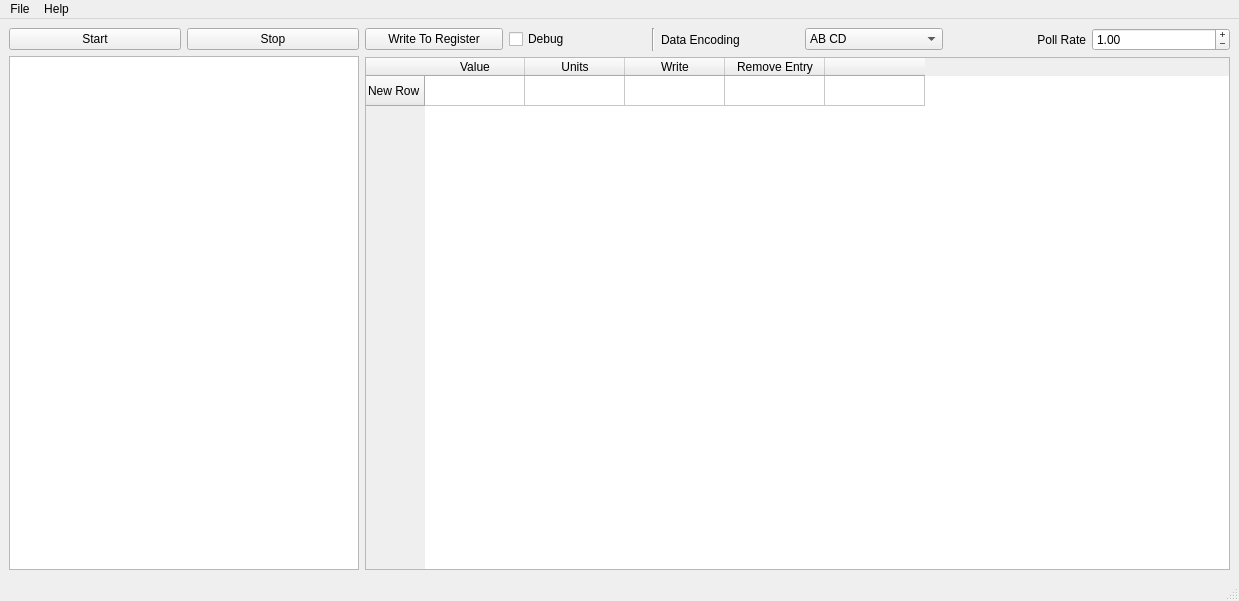
<?xml version="1.0" encoding="UTF-8"?>
<ui version="4.0">
 <class>MainWindow</class>
 <widget class="QMainWindow" name="MainWindow">
  <property name="geometry">
   <rect>
    <x>0</x>
    <y>0</y>
    <width>1239</width>
    <height>601</height>
   </rect>
  </property>
  <property name="windowTitle">
   <string>Modbus Master Tool</string>
  </property>
  <property name="windowIcon">
   <iconset>
    <normaloff>../modbus.png</normaloff>../modbus.png</iconset>
  </property>
  <widget class="QWidget" name="centralwidget">
   <layout class="QHBoxLayout" name="horizontalLayout_3">
    <item>
     <layout class="QVBoxLayout" name="verticalLayout_2">
      <item>
       <layout class="QHBoxLayout" name="horizontalLayout">
        <item>
         <widget class="QPushButton" name="btnStart">
          <property name="text">
           <string>Start</string>
          </property>
         </widget>
        </item>
        <item>
         <widget class="QPushButton" name="btnStop">
          <property name="text">
           <string>Stop</string>
          </property>
         </widget>
        </item>
       </layout>
      </item>
      <item>
       <widget class="QTreeWidget" name="treeWidget">
        <property name="maximumSize">
         <size>
          <width>350</width>
          <height>16777215</height>
         </size>
        </property>
        <property name="rootIsDecorated">
         <bool>true</bool>
        </property>
        <property name="uniformRowHeights">
         <bool>false</bool>
        </property>
        <property name="itemsExpandable">
         <bool>true</bool>
        </property>
        <property name="animated">
         <bool>true</bool>
        </property>
        <property name="headerHidden">
         <bool>true</bool>
        </property>
        <attribute name="headerVisible">
         <bool>false</bool>
        </attribute>
        <column>
         <property name="text">
          <string notr="true">1</string>
         </property>
        </column>
       </widget>
      </item>
     </layout>
    </item>
    <item>
     <layout class="QVBoxLayout" name="verticalLayout">
      <item>
       <layout class="QHBoxLayout" name="horizontalLayout_2">
        <item>
         <widget class="QPushButton" name="btnWrite">
          <property name="text">
           <string>Write To Register</string>
          </property>
         </widget>
        </item>
        <item>
         <widget class="QCheckBox" name="checkDebug">
          <property name="text">
           <string>Debug</string>
          </property>
         </widget>
        </item>
        <item>
         <widget class="Line" name="line">
          <property name="orientation">
           <enum>Qt::Vertical</enum>
          </property>
         </widget>
        </item>
        <item>
         <widget class="QLabel" name="label_2">
          <property name="text">
           <string>Data Encoding</string>
          </property>
         </widget>
        </item>
        <item>
         <widget class="QComboBox" name="comboBoxDataEncode">
          <item>
           <property name="text">
            <string>AB CD</string>
           </property>
          </item>
          <item>
           <property name="text">
            <string>CD AB</string>
           </property>
          </item>
          <item>
           <property name="text">
            <string>BA DC</string>
           </property>
          </item>
          <item>
           <property name="text">
            <string>DC BA</string>
           </property>
          </item>
         </widget>
        </item>
        <item>
         <widget class="QLabel" name="label">
          <property name="text">
           <string>Poll Rate</string>
          </property>
          <property name="alignment">
           <set>Qt::AlignRight|Qt::AlignTrailing|Qt::AlignVCenter</set>
          </property>
         </widget>
        </item>
        <item>
         <widget class="QDoubleSpinBox" name="spinBoxPollRate">
          <property name="buttonSymbols">
           <enum>QAbstractSpinBox::PlusMinus</enum>
          </property>
          <property name="singleStep">
           <double>0.100000000000000</double>
          </property>
          <property name="value">
           <double>1.000000000000000</double>
          </property>
         </widget>
        </item>
       </layout>
      </item>
      <item>
       <widget class="QTableWidget" name="tableWidget">
        <property name="gridStyle">
         <enum>Qt::SolidLine</enum>
        </property>
        <property name="cornerButtonEnabled">
         <bool>false</bool>
        </property>
        <attribute name="horizontalHeaderVisible">
         <bool>true</bool>
        </attribute>
        <attribute name="horizontalHeaderShowSortIndicator" stdset="0">
         <bool>false</bool>
        </attribute>
        <attribute name="horizontalHeaderStretchLastSection">
         <bool>false</bool>
        </attribute>
        <attribute name="verticalHeaderVisible">
         <bool>true</bool>
        </attribute>
        <attribute name="verticalHeaderCascadingSectionResizes">
         <bool>false</bool>
        </attribute>
        <attribute name="verticalHeaderShowSortIndicator" stdset="0">
         <bool>false</bool>
        </attribute>
        <attribute name="verticalHeaderStretchLastSection">
         <bool>false</bool>
        </attribute>
        <row>
         <property name="text">
          <string>New Row</string>
         </property>
        </row>
        <column>
         <property name="text">
          <string>Value</string>
         </property>
        </column>
        <column>
         <property name="text">
          <string>Units</string>
         </property>
        </column>
        <column>
         <property name="text">
          <string>Write</string>
         </property>
        </column>
        <column>
         <property name="text">
          <string>Remove Entry</string>
         </property>
        </column>
        <column>
         <property name="text">
          <string/>
         </property>
        </column>
        <item row="0" column="0">
         <property name="text">
          <string/>
         </property>
         <property name="flags">
          <set>ItemIsEnabled</set>
         </property>
        </item>
        <item row="0" column="1">
         <property name="text">
          <string/>
         </property>
         <property name="flags">
          <set>ItemIsEnabled</set>
         </property>
        </item>
        <item row="0" column="2">
         <property name="text">
          <string/>
         </property>
         <property name="flags">
          <set>ItemIsEnabled</set>
         </property>
        </item>
       </widget>
      </item>
     </layout>
    </item>
   </layout>
  </widget>
  <widget class="QStatusBar" name="statusBar"/>
  <widget class="QMenuBar" name="menuBar">
   <property name="geometry">
    <rect>
     <x>0</x>
     <y>0</y>
     <width>1239</width>
     <height>21</height>
    </rect>
   </property>
   <widget class="QMenu" name="menuFile">
    <property name="title">
     <string>File</string>
    </property>
    <addaction name="actionSetup"/>
    <addaction name="separator"/>
    <addaction name="actionQuit"/>
   </widget>
   <widget class="QMenu" name="menuHelp">
    <property name="title">
     <string>Help</string>
    </property>
   </widget>
   <addaction name="menuFile"/>
   <addaction name="menuHelp"/>
  </widget>
  <action name="actionSetup">
   <property name="text">
    <string>Setup</string>
   </property>
  </action>
  <action name="actionQuit">
   <property name="text">
    <string>Quit</string>
   </property>
  </action>
 </widget>
 <resources/>
 <connections/>
</ui>
